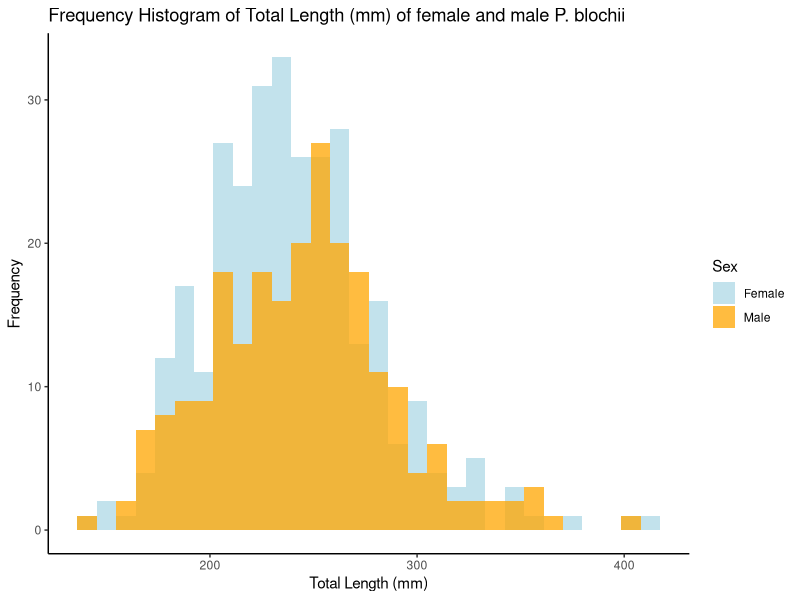

Write R code to recreate this figure.
## ---- chunk 1
library(tidyverse)
library(ggplot2)
list.files("RAW_Data")
## ---- chunk 2
fdat <- read.csv("RAW_Data/P_blochii_Project.csv")
## ---- chunk 3
summary(fdat)
## ---- chunk 4
fdat$Sex <- ifelse(fdat$Sex == "J", NA, fdat$Sex)
fdat$Sex <- ifelse(fdat$Sex == "H", NA, fdat$Sex)
## ---- chunk 5
fdat$Season <- as.factor(fdat$Season)
## ---- chunk 6
fdata <- na.omit(fdat)
## ---- chunk 7

fdata %>% group_by(Season, Sex) %>% summarize(GSI = mean(as.numeric(GSI), na.rm = TRUE), 'Le Cren' = mean(Le.Cren), Fat = mean(Fat, na.rm = TRUE)) %>% arrange(Sex)
## ---- chunk 8
    fdata %>% group_by(Sex) %>% summarize(TL = mean(TL))
## ---- chunk 9
library(broom)
GSIfem <- aov(GSI ~ Season, data = subset(fdata, Sex == "F"))
tidy(GSIfem)
## ---- chunk 10
GSImale <- aov(GSI ~ Season, data = subset(fdata, Sex == "M"))
tidy(GSImale)
## ---- chunk 11
LeCrenfem <- aov(Le.Cren ~ Season, data = subset(fdata, Sex == "F"))
tidy(LeCrenfem)
## ---- chunk 12
LeCrenmale <- aov(Le.Cren ~ Season, data = subset(fdata, Sex == "M"))
tidy(LeCrenmale)
## ---- chunk 13
fem <- fdata[which(fdata$Sex=='F'),]
male <- fdata[which(fdata$Sex=='M'),]
t <- t.test(fem$TL, male$TL, conf.level = 0.95 )
tidy(t)



hist <- ggplot() +
 geom_histogram(aes(x = fem$TL, fill = "Female"), alpha = 0.75) +
 geom_histogram(aes(x = male$TL, fill = "Male"), alpha = 0.75) +
 scale_fill_manual(name = 'Sex', values = c("Female" = "lightblue", "Male" = "orange")) +
 labs(title = "Frequency Histogram of Total Length (mm) of female and male P. blochii", x = "Total Length (mm)", y = "Frequency") + theme_classic()
png("Output/TLhistogram.png")
print(hist)

